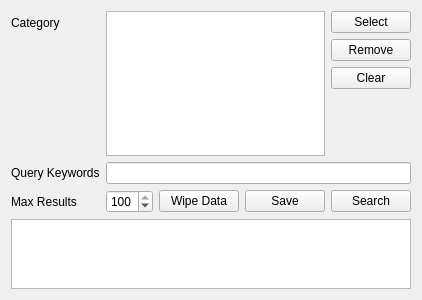
<?xml version="1.0" encoding="UTF-8"?>
<ui version="4.0">
 <class>PopularItems</class>
 <widget class="QWidget" name="PopularItems">
  <property name="geometry">
   <rect>
    <x>0</x>
    <y>0</y>
    <width>400</width>
    <height>300</height>
   </rect>
  </property>
  <property name="windowTitle">
   <string>Most Watched Items</string>
  </property>
  <layout class="QVBoxLayout" name="verticalLayout_2">
   <item>
    <layout class="QFormLayout" name="formLayout">
     <item row="0" column="0">
      <widget class="QLabel" name="label">
       <property name="text">
        <string>Category</string>
       </property>
      </widget>
     </item>
     <item row="0" column="1">
      <layout class="QHBoxLayout" name="horizontalLayout">
       <item>
        <widget class="QTreeWidget" name="categoryTreeWidget">
         <attribute name="headerVisible">
          <bool>false</bool>
         </attribute>
         <column>
          <property name="text">
           <string notr="true">1</string>
          </property>
         </column>
        </widget>
       </item>
       <item>
        <layout class="QVBoxLayout" name="verticalLayout">
         <item>
          <widget class="QPushButton" name="selectPushButton">
           <property name="text">
            <string>Select</string>
           </property>
          </widget>
         </item>
         <item>
          <widget class="QPushButton" name="removePushButton">
           <property name="text">
            <string>Remove</string>
           </property>
          </widget>
         </item>
         <item>
          <widget class="QPushButton" name="clearPushButton">
           <property name="text">
            <string>Clear</string>
           </property>
          </widget>
         </item>
         <item>
          <spacer name="verticalSpacer">
           <property name="orientation">
            <enum>Qt::Vertical</enum>
           </property>
           <property name="sizeHint" stdset="0">
            <size>
             <width>20</width>
             <height>40</height>
            </size>
           </property>
          </spacer>
         </item>
        </layout>
       </item>
      </layout>
     </item>
     <item row="1" column="0">
      <widget class="QLabel" name="label_3">
       <property name="text">
        <string>Query Keywords</string>
       </property>
      </widget>
     </item>
     <item row="1" column="1">
      <widget class="QLineEdit" name="queryKeywordsLineEdit">
       <property name="toolTip">
        <string>&lt;html&gt;&lt;head/&gt;&lt;body&gt;&lt;p&gt;A query that specifies a string for searching titles of items on eBay. &lt;/p&gt;&lt;p&gt;If you are using a URL, then to search for multiple words, use &amp;quot;%20&amp;quot;. &lt;/p&gt;&lt;p&gt;For example, use Harry%20Potter to search for items containing those words in any order. &lt;/p&gt;&lt;p&gt;You can incorporate wildcards into a multi-word search, as in the following: ap*%20ip*. &lt;/p&gt;&lt;p&gt;The words &amp;quot;and&amp;quot; and &amp;quot;or&amp;quot; are treated like any other word. Only use &amp;quot;and&amp;quot;, &amp;quot;or&amp;quot;, or &amp;quot;the&amp;quot; if you are searching for listings containing these words.&lt;/p&gt;&lt;/body&gt;&lt;/html&gt;</string>
       </property>
      </widget>
     </item>
     <item row="2" column="0">
      <widget class="QLabel" name="label_2">
       <property name="text">
        <string>Max Results</string>
       </property>
      </widget>
     </item>
     <item row="2" column="1">
      <layout class="QHBoxLayout" name="horizontalLayout_2">
       <item>
        <widget class="QSpinBox" name="spinBox">
         <property name="minimum">
          <number>1</number>
         </property>
         <property name="maximum">
          <number>100</number>
         </property>
         <property name="singleStep">
          <number>1</number>
         </property>
         <property name="value">
          <number>100</number>
         </property>
        </widget>
       </item>
       <item>
        <spacer name="horizontalSpacer">
         <property name="orientation">
          <enum>Qt::Horizontal</enum>
         </property>
         <property name="sizeHint" stdset="0">
          <size>
           <width>40</width>
           <height>20</height>
          </size>
         </property>
        </spacer>
       </item>
       <item>
        <widget class="QPushButton" name="wipePushButton">
         <property name="text">
          <string>Wipe Data</string>
         </property>
        </widget>
       </item>
       <item>
        <widget class="QPushButton" name="savePushButton">
         <property name="text">
          <string>Save</string>
         </property>
        </widget>
       </item>
       <item>
        <widget class="QPushButton" name="searchPushButton">
         <property name="text">
          <string>Search</string>
         </property>
        </widget>
       </item>
      </layout>
     </item>
    </layout>
   </item>
   <item>
    <widget class="QTableWidget" name="tableWidget">
     <property name="sizePolicy">
      <sizepolicy hsizetype="Expanding" vsizetype="Expanding">
       <horstretch>0</horstretch>
       <verstretch>1</verstretch>
      </sizepolicy>
     </property>
    </widget>
   </item>
  </layout>
 </widget>
 <resources/>
 <connections/>
</ui>
